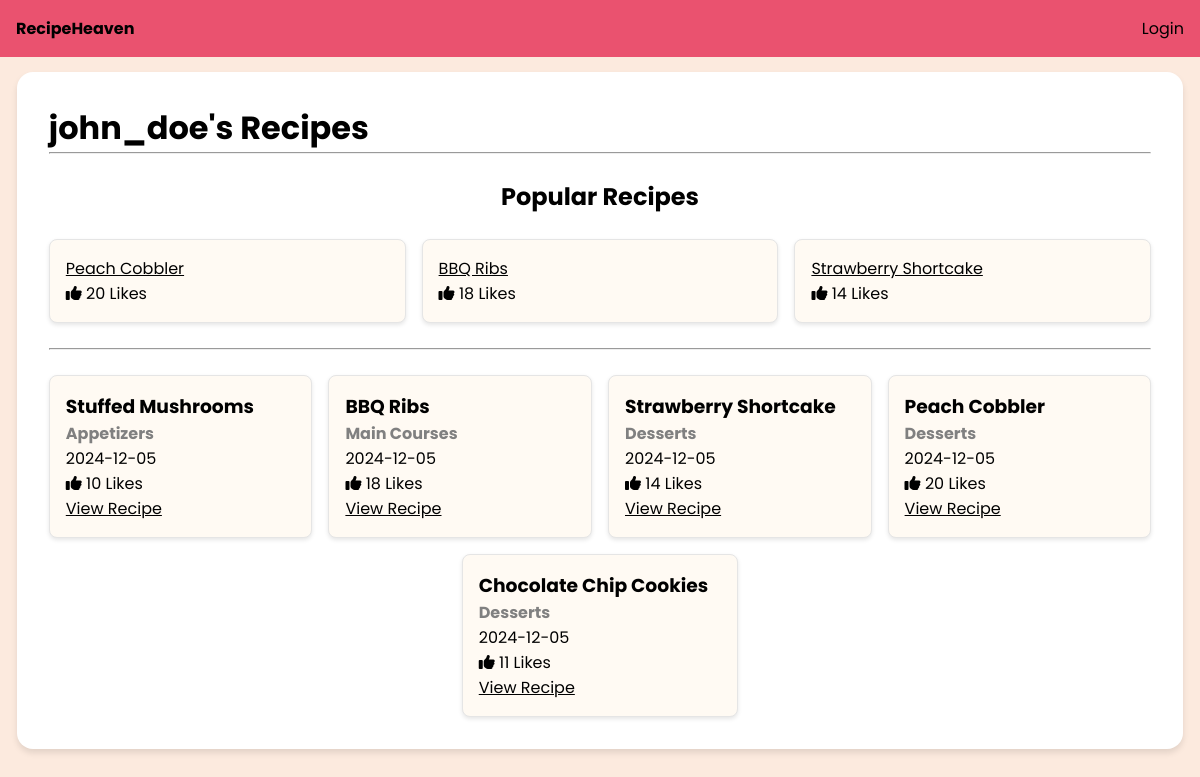
Page /account.php?user_id=1 on the committed database.
### tables this page shows
CREATE TABLE `users` (
  `user_id` int NOT NULL AUTO_INCREMENT,
  `username` varchar(100) NOT NULL,
  `email` varchar(100) NOT NULL,
  `password` varchar(255) NOT NULL,
  `created_at` timestamp NULL DEFAULT CURRENT_TIMESTAMP,
  PRIMARY KEY (`user_id`),
  UNIQUE KEY `email` (`email`)
);

CREATE TABLE `recipes` (
  `recipe_id` int NOT NULL AUTO_INCREMENT,
  `user_id` int DEFAULT NULL,
  `category_id` int DEFAULT NULL,
  `recipe_name` varchar(255) NOT NULL,
  `description` text,
  `ingredients` text,
  `instructions` text,
  `created_at` timestamp NULL DEFAULT CURRENT_TIMESTAMP,
  PRIMARY KEY (`recipe_id`),
  KEY `user_id` (`user_id`),
  KEY `category_id` (`category_id`),
  CONSTRAINT `recipes_ibfk_1` FOREIGN KEY (`user_id`) REFERENCES `users` (`user_id`),
  CONSTRAINT `recipes_ibfk_2` FOREIGN KEY (`category_id`) REFERENCES `categories` (`category_id`)
);

CREATE TABLE `categories` (
  `category_id` int NOT NULL AUTO_INCREMENT,
  `category_name` varchar(100) NOT NULL,
  `description` text,
  PRIMARY KEY (`category_id`)
);

### account.php (the view, shortened to what this page needs)
<?php
    include "conn.php";
    $user_id = $_GET['user_id'];
    $user_details_query = "SELECT username FROM recipeheaven.users WHERE user_id = $user_id";
    $user_details_result = $conn->query($user_details_query);
    $user_details = $user_details_result->fetch_assoc();
    $user_recipes_query = "
        SELECT recipes.*,
            categories.category_name,
            DATE(recipes.created_at) AS created_date,
            COUNT(likes_on_recipes.like_id) AS like_count
        FROM recipeheaven.recipes
        JOIN recipeheaven.categories ON recipes.category_id = categories.category_id
        LEFT JOIN recipeheaven.likes_on_recipes ON recipes.recipe_id = likes_on_recipes.recipe_id
        WHERE recipes.user_id = $user_id
        GROUP BY recipes.recipe_id
        ORDER BY recipes.created_at DESC";
    $result = $conn->query($user_recipes_query);
    $popular_recipes_query = "
        SELECT recipes.recipe_id, recipes.recipe_name,
            COUNT(likes_on_recipes.like_id) AS like_count
        FROM recipeheaven.recipes
        LEFT JOIN recipeheaven.likes_on_recipes ON recipes.recipe_id = likes_on_recipes.recipe_id
        WHERE recipes.user_id = $user_id
        GROUP BY recipes.recipe_id
        ORDER BY like_count DESC
        LIMIT 3";
    $popular_result = $conn->query($popular_recipes_query);
?>
<!DOCTYPE html>
<html lang="en">
<head>
    <link rel="stylesheet" href="css/account.css">
</head>
<body>
    <div class="navbar">
        <ul>
            <li class="home"><a href="index.php">RecipeHeaven</a></li>
            <?php if (isset($_SESSION['user_id'])): ?>
                <li class="log-in-out">
                    <a href="logout.php">Logout</a>
                </li>
            <?php else: ?>
                <li class="log-in-out">
                    <a href="login.php">Login</a>
                </li>
            <?php endif; ?>
        </ul>
    </div>
    <div class="container">
        <div class="user-recipe">
            <h1><?php echo $user_details['username']?>'s Recipes</h1>
            <hr>
            <br>
            <center><h2>Popular Recipes</h2></center>
            <br>
            <ul class="popular-recipes">
                <?php if ($popular_result->num_rows > 0): ?>
                    <?php while ($popular_row = $popular_result->fetch_assoc()): ?>
                        <li class="popular-recipe-item">
                            <a href="recipe.php?recipe_id=<?php echo $popular_row['recipe_id']; ?>">
                                <?php echo htmlspecialchars($popular_row['recipe_name']); ?>
                            </a>
                            <p><i class="fa-solid fa-thumbs-up"></i> <?php echo $popular_row['like_count']; ?> Likes</p>
                        </li>
                    <?php endwhile; ?>
                <?php else: ?>
                    <p>No popular recipes available.</p>
                <?php endif; ?>
            </ul>
            <br>
            <br>
            <hr>
            <br>
            <ul class="recipe-list">
                <?php if ($result->num_rows > 0): ?>
                    <?php while ($row = $result->fetch_assoc()): ?>
                        <li class="recipe-item">
                            <div class="recipe-details">
                                <h3><?php echo $row['recipe_name']?></h3>
                                <p style="font-weight: bold; color: grey;" class="category"><?php echo $row['category_name']?></p>
                                <p class="date"><?php echo $row['created_date']?></p>
                                <p class="like-count"><i class="fa-solid fa-thumbs-up"></i> <?php echo $row['like_count']?> Likes</p>
                                <a href="recipe.php?recipe_id=<?php echo $row['recipe_id']?>" class="view-recipe">View Recipe</a>
                            </div>
                        </li>
                    <?php endwhile; ?>
                <?php else: ?>
                    <p class="no-recipes">This user has not uploaded any recipes yet.</p>
                <?php endif; ?>
            </ul>
        </div>
    </div>
</body>
</html>

### css/account.css (style rules this page uses)
* { margin: 0; padding: 0; font-family: "Poppins", sans-serif; color: #000000; }
body { background-color: #FCEADE; }
.navbar { position: fixed; background-color: #EA526F; width: 100%; top: 0; z-index: 1000; }
.navbar .home { float: left; padding: 1em; font-weight: bold; }
.navbar .log-in-out { float: right; padding: 1em; }
.navbar ul { list-style-type: none; overflow: hidden; }
.navbar a { text-decoration: none; }
.container { margin-top: 4.5em; }
.user-recipe { margin: 1.05em; padding: 2em; background-color: white; border-radius: 1em; box-shadow: 0 4px 6px rgba(0, 0, 0, 0.1); }
.user-recipe li { list-style-type: none; }
.popular-recipes, .recipe-list { display: inline-flex; gap: 1em; flex-wrap: wrap; justify-content: center; align-items: center; width: 100%; }
.popular-recipe-item { background-color: #FFFAF3; padding: 1em; border: 1px solid #E5E5E5; border-radius: 0.5em; box-shadow: 0 2px 4px rgba(0, 0, 0, 0.1); flex: 1 1 calc(30% - 1em); }
.recipe-item { background-color: #FFFAF3; padding: 1em; border: 1px solid #E5E5E5; border-radius: 0.5em; box-shadow: 0 2px 4px rgba(0, 0, 0, 0.1); flex: 1 1 calc(20% - 1em); max-width: 22%; }

### rows in the picture
users: username "john_doe"
recipes: recipe_name "Peach Cobbler", like_count "20", category.category_name "Desserts", created_date "2024-12-05"
recipes: recipe_name "BBQ Ribs", like_count "18", category.category_name "Main Courses", created_date "2024-12-05"
recipes: recipe_name "Strawberry Shortcake", like_count "14", category.category_name "Desserts", created_date "2024-12-05"
recipes: recipe_name "Stuffed Mushrooms", category.category_name "Appetizers", created_date "2024-12-05", like_count "10"
recipes: recipe_name "Chocolate Chip Cookies", category.category_name "Desserts", created_date "2024-12-05", like_count "11"
